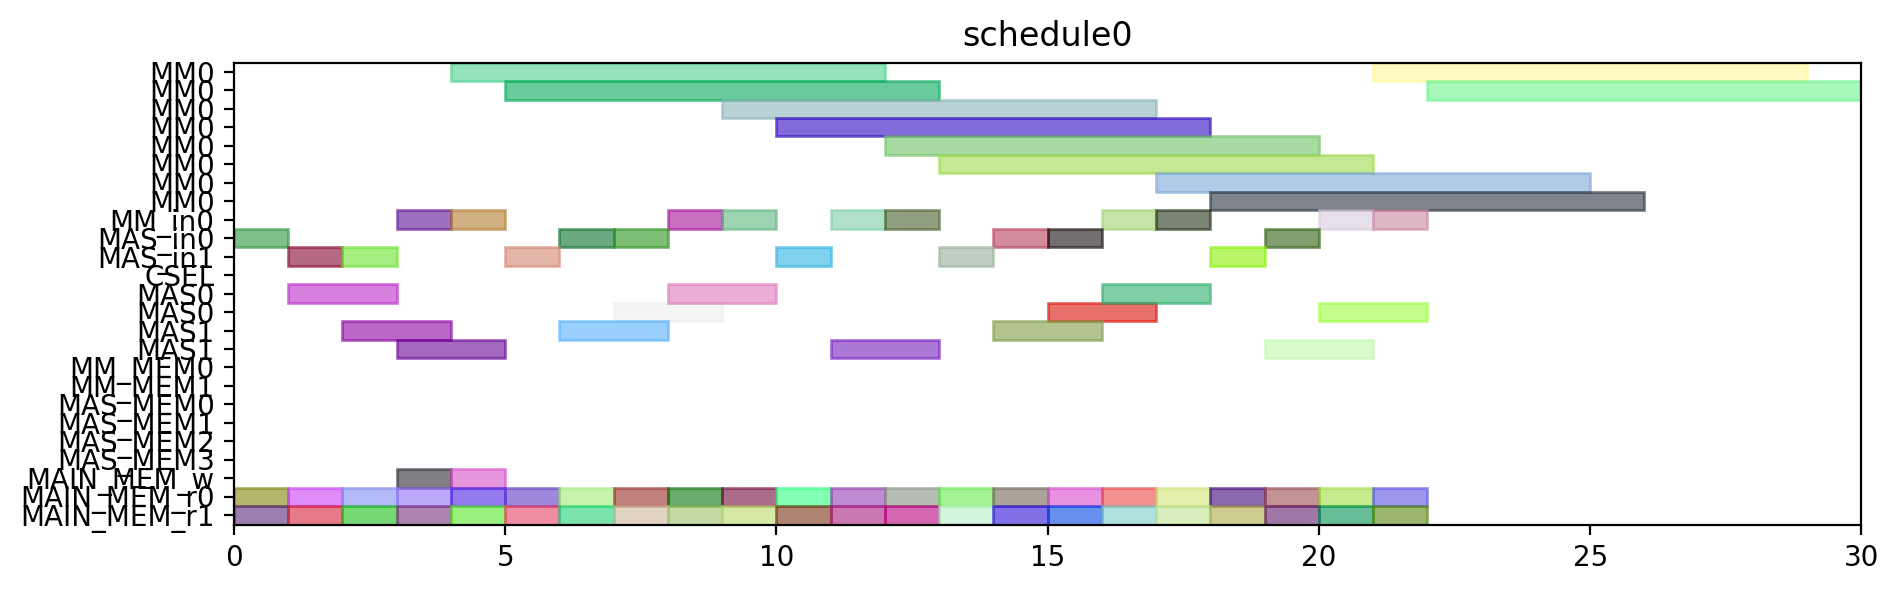

Write the Python code that produced this figure.
from pyschedule import Scenario, solvers, plotters, alt


def solve():
	horizon = 120
	S = Scenario("schedule0", horizon=horizon)

	# resource
	MM = S.Resources('MM', num=1, size=8)
	MM_in = S.Resources('MM_in', num=1)
	MAS_in = S.Resources('MAS_in', num=2)
	CSEL = S.Resource('CSEL')
	MAS = S.Resources('MAS', num=2, size=2, periods=range(1, horizon))
	MM_MEM = S.Resources('MM_MEM', num=2)
	MAS_MEM = S.Resources('MAS_MEM', num=4)
	MAIN_MEM_w = S.Resource('MAIN_MEM_w', size=1)
	MAIN_MEM_r = S.Resources('MAIN_MEM_r', num=2)

	# result of previous scheduling

	# new tasks
	c10_t0 = S.Task('c10_t0', length=8, delay_cost=1)
	c10_t0 += alt(MM)
	c10_t0_in = S.Task('c10_t0_in', length=1, delay_cost=1)
	c10_t0_in += alt(MM_in)
	S += c10_t0_in*MM_in[0]<=c10_t0*MM[0]
	c10_t0_mem0 = S.Task('c10_t0_mem0', length=1, delay_cost=1)
	c10_t0_mem0 += MAIN_MEM_r[0]
	S += c10_t0_mem0 <= c10_t0

	c10_t0_mem1 = S.Task('c10_t0_mem1', length=1, delay_cost=1)
	c10_t0_mem1 += MAIN_MEM_r[1]
	S += c10_t0_mem1 <= c10_t0

	c10_t1 = S.Task('c10_t1', length=8, delay_cost=1)
	c10_t1 += alt(MM)
	c10_t1_in = S.Task('c10_t1_in', length=1, delay_cost=1)
	c10_t1_in += alt(MM_in)
	S += c10_t1_in*MM_in[0]<=c10_t1*MM[0]
	c10_t1_mem0 = S.Task('c10_t1_mem0', length=1, delay_cost=1)
	c10_t1_mem0 += MAIN_MEM_r[0]
	S += c10_t1_mem0 <= c10_t1

	c10_t1_mem1 = S.Task('c10_t1_mem1', length=1, delay_cost=1)
	c10_t1_mem1 += MAIN_MEM_r[1]
	S += c10_t1_mem1 <= c10_t1

	c10_t2 = S.Task('c10_t2', length=2, delay_cost=1)
	c10_t2 += alt(MAS)
	c10_t2_in = S.Task('c10_t2_in', length=1, delay_cost=1)
	c10_t2_in += alt(MAS_in)
	S += c10_t2_in*MAS_in[0]<=c10_t2*MAS[0]

	S += c10_t2_in*MAS_in[1]<=c10_t2*MAS[1]

	c10_t2_mem0 = S.Task('c10_t2_mem0', length=1, delay_cost=1)
	c10_t2_mem0 += MAIN_MEM_r[0]
	S += c10_t2_mem0 <= c10_t2

	c10_t2_mem1 = S.Task('c10_t2_mem1', length=1, delay_cost=1)
	c10_t2_mem1 += MAIN_MEM_r[1]
	S += c10_t2_mem1 <= c10_t2

	c10_t3 = S.Task('c10_t3', length=2, delay_cost=1)
	c10_t3 += alt(MAS)
	c10_t3_in = S.Task('c10_t3_in', length=1, delay_cost=1)
	c10_t3_in += alt(MAS_in)
	S += c10_t3_in*MAS_in[0]<=c10_t3*MAS[0]

	S += c10_t3_in*MAS_in[1]<=c10_t3*MAS[1]

	c10_t3_mem0 = S.Task('c10_t3_mem0', length=1, delay_cost=1)
	c10_t3_mem0 += MAIN_MEM_r[0]
	S += c10_t3_mem0 <= c10_t3

	c10_t3_mem1 = S.Task('c10_t3_mem1', length=1, delay_cost=1)
	c10_t3_mem1 += MAIN_MEM_r[1]
	S += c10_t3_mem1 <= c10_t3

	c20_t0 = S.Task('c20_t0', length=8, delay_cost=1)
	c20_t0 += alt(MM)
	c20_t0_in = S.Task('c20_t0_in', length=1, delay_cost=1)
	c20_t0_in += alt(MM_in)
	S += c20_t0_in*MM_in[0]<=c20_t0*MM[0]
	c20_t0_mem0 = S.Task('c20_t0_mem0', length=1, delay_cost=1)
	c20_t0_mem0 += MAIN_MEM_r[0]
	S += c20_t0_mem0 <= c20_t0

	c20_t0_mem1 = S.Task('c20_t0_mem1', length=1, delay_cost=1)
	c20_t0_mem1 += MAIN_MEM_r[1]
	S += c20_t0_mem1 <= c20_t0

	c20_t1 = S.Task('c20_t1', length=8, delay_cost=1)
	c20_t1 += alt(MM)
	c20_t1_in = S.Task('c20_t1_in', length=1, delay_cost=1)
	c20_t1_in += alt(MM_in)
	S += c20_t1_in*MM_in[0]<=c20_t1*MM[0]
	c20_t1_mem0 = S.Task('c20_t1_mem0', length=1, delay_cost=1)
	c20_t1_mem0 += MAIN_MEM_r[0]
	S += c20_t1_mem0 <= c20_t1

	c20_t1_mem1 = S.Task('c20_t1_mem1', length=1, delay_cost=1)
	c20_t1_mem1 += MAIN_MEM_r[1]
	S += c20_t1_mem1 <= c20_t1

	c20_t2 = S.Task('c20_t2', length=2, delay_cost=1)
	c20_t2 += alt(MAS)
	c20_t2_in = S.Task('c20_t2_in', length=1, delay_cost=1)
	c20_t2_in += alt(MAS_in)
	S += c20_t2_in*MAS_in[0]<=c20_t2*MAS[0]

	S += c20_t2_in*MAS_in[1]<=c20_t2*MAS[1]

	c20_t2_mem0 = S.Task('c20_t2_mem0', length=1, delay_cost=1)
	c20_t2_mem0 += MAIN_MEM_r[0]
	S += c20_t2_mem0 <= c20_t2

	c20_t2_mem1 = S.Task('c20_t2_mem1', length=1, delay_cost=1)
	c20_t2_mem1 += MAIN_MEM_r[1]
	S += c20_t2_mem1 <= c20_t2

	c20_t3 = S.Task('c20_t3', length=2, delay_cost=1)
	c20_t3 += alt(MAS)
	c20_t3_in = S.Task('c20_t3_in', length=1, delay_cost=1)
	c20_t3_in += alt(MAS_in)
	S += c20_t3_in*MAS_in[0]<=c20_t3*MAS[0]

	S += c20_t3_in*MAS_in[1]<=c20_t3*MAS[1]

	c20_t3_mem0 = S.Task('c20_t3_mem0', length=1, delay_cost=1)
	c20_t3_mem0 += MAIN_MEM_r[0]
	S += c20_t3_mem0 <= c20_t3

	c20_t3_mem1 = S.Task('c20_t3_mem1', length=1, delay_cost=1)
	c20_t3_mem1 += MAIN_MEM_r[1]
	S += c20_t3_mem1 <= c20_t3

	c01_t0 = S.Task('c01_t0', length=8, delay_cost=1)
	c01_t0 += alt(MM)
	c01_t0_in = S.Task('c01_t0_in', length=1, delay_cost=1)
	c01_t0_in += alt(MM_in)
	S += c01_t0_in*MM_in[0]<=c01_t0*MM[0]
	c01_t0_mem0 = S.Task('c01_t0_mem0', length=1, delay_cost=1)
	c01_t0_mem0 += MAIN_MEM_r[0]
	S += c01_t0_mem0 <= c01_t0

	c01_t0_mem1 = S.Task('c01_t0_mem1', length=1, delay_cost=1)
	c01_t0_mem1 += MAIN_MEM_r[1]
	S += c01_t0_mem1 <= c01_t0

	c01_t1 = S.Task('c01_t1', length=8, delay_cost=1)
	c01_t1 += alt(MM)
	c01_t1_in = S.Task('c01_t1_in', length=1, delay_cost=1)
	c01_t1_in += alt(MM_in)
	S += c01_t1_in*MM_in[0]<=c01_t1*MM[0]
	c01_t1_mem0 = S.Task('c01_t1_mem0', length=1, delay_cost=1)
	c01_t1_mem0 += MAIN_MEM_r[0]
	S += c01_t1_mem0 <= c01_t1

	c01_t1_mem1 = S.Task('c01_t1_mem1', length=1, delay_cost=1)
	c01_t1_mem1 += MAIN_MEM_r[1]
	S += c01_t1_mem1 <= c01_t1

	c01_t2 = S.Task('c01_t2', length=2, delay_cost=1)
	c01_t2 += alt(MAS)
	c01_t2_in = S.Task('c01_t2_in', length=1, delay_cost=1)
	c01_t2_in += alt(MAS_in)
	S += c01_t2_in*MAS_in[0]<=c01_t2*MAS[0]

	S += c01_t2_in*MAS_in[1]<=c01_t2*MAS[1]

	c01_t2_mem0 = S.Task('c01_t2_mem0', length=1, delay_cost=1)
	c01_t2_mem0 += MAIN_MEM_r[0]
	S += c01_t2_mem0 <= c01_t2

	c01_t2_mem1 = S.Task('c01_t2_mem1', length=1, delay_cost=1)
	c01_t2_mem1 += MAIN_MEM_r[1]
	S += c01_t2_mem1 <= c01_t2

	c01_t3 = S.Task('c01_t3', length=2, delay_cost=1)
	c01_t3 += alt(MAS)
	c01_t3_in = S.Task('c01_t3_in', length=1, delay_cost=1)
	c01_t3_in += alt(MAS_in)
	S += c01_t3_in*MAS_in[0]<=c01_t3*MAS[0]

	S += c01_t3_in*MAS_in[1]<=c01_t3*MAS[1]

	c01_t3_mem0 = S.Task('c01_t3_mem0', length=1, delay_cost=1)
	c01_t3_mem0 += MAIN_MEM_r[0]
	S += c01_t3_mem0 <= c01_t3

	c01_t3_mem1 = S.Task('c01_t3_mem1', length=1, delay_cost=1)
	c01_t3_mem1 += MAIN_MEM_r[1]
	S += c01_t3_mem1 <= c01_t3

	c11_t0 = S.Task('c11_t0', length=8, delay_cost=1)
	c11_t0 += alt(MM)
	c11_t0_in = S.Task('c11_t0_in', length=1, delay_cost=1)
	c11_t0_in += alt(MM_in)
	S += c11_t0_in*MM_in[0]<=c11_t0*MM[0]
	c11_t0_mem0 = S.Task('c11_t0_mem0', length=1, delay_cost=1)
	c11_t0_mem0 += MAIN_MEM_r[0]
	S += c11_t0_mem0 <= c11_t0

	c11_t0_mem1 = S.Task('c11_t0_mem1', length=1, delay_cost=1)
	c11_t0_mem1 += MAIN_MEM_r[1]
	S += c11_t0_mem1 <= c11_t0

	c11_t1 = S.Task('c11_t1', length=8, delay_cost=1)
	c11_t1 += alt(MM)
	c11_t1_in = S.Task('c11_t1_in', length=1, delay_cost=1)
	c11_t1_in += alt(MM_in)
	S += c11_t1_in*MM_in[0]<=c11_t1*MM[0]
	c11_t1_mem0 = S.Task('c11_t1_mem0', length=1, delay_cost=1)
	c11_t1_mem0 += MAIN_MEM_r[0]
	S += c11_t1_mem0 <= c11_t1

	c11_t1_mem1 = S.Task('c11_t1_mem1', length=1, delay_cost=1)
	c11_t1_mem1 += MAIN_MEM_r[1]
	S += c11_t1_mem1 <= c11_t1

	c11_t2 = S.Task('c11_t2', length=2, delay_cost=1)
	c11_t2 += alt(MAS)
	c11_t2_in = S.Task('c11_t2_in', length=1, delay_cost=1)
	c11_t2_in += alt(MAS_in)
	S += c11_t2_in*MAS_in[0]<=c11_t2*MAS[0]

	S += c11_t2_in*MAS_in[1]<=c11_t2*MAS[1]

	c11_t2_mem0 = S.Task('c11_t2_mem0', length=1, delay_cost=1)
	c11_t2_mem0 += MAIN_MEM_r[0]
	S += c11_t2_mem0 <= c11_t2

	c11_t2_mem1 = S.Task('c11_t2_mem1', length=1, delay_cost=1)
	c11_t2_mem1 += MAIN_MEM_r[1]
	S += c11_t2_mem1 <= c11_t2

	c11_t3 = S.Task('c11_t3', length=2, delay_cost=1)
	c11_t3 += alt(MAS)
	c11_t3_in = S.Task('c11_t3_in', length=1, delay_cost=1)
	c11_t3_in += alt(MAS_in)
	S += c11_t3_in*MAS_in[0]<=c11_t3*MAS[0]

	S += c11_t3_in*MAS_in[1]<=c11_t3*MAS[1]

	c11_t3_mem0 = S.Task('c11_t3_mem0', length=1, delay_cost=1)
	c11_t3_mem0 += MAIN_MEM_r[0]
	S += c11_t3_mem0 <= c11_t3

	c11_t3_mem1 = S.Task('c11_t3_mem1', length=1, delay_cost=1)
	c11_t3_mem1 += MAIN_MEM_r[1]
	S += c11_t3_mem1 <= c11_t3

	c21_t0 = S.Task('c21_t0', length=8, delay_cost=1)
	c21_t0 += alt(MM)
	c21_t0_in = S.Task('c21_t0_in', length=1, delay_cost=1)
	c21_t0_in += alt(MM_in)
	S += c21_t0_in*MM_in[0]<=c21_t0*MM[0]
	c21_t0_mem0 = S.Task('c21_t0_mem0', length=1, delay_cost=1)
	c21_t0_mem0 += MAIN_MEM_r[0]
	S += c21_t0_mem0 <= c21_t0

	c21_t0_mem1 = S.Task('c21_t0_mem1', length=1, delay_cost=1)
	c21_t0_mem1 += MAIN_MEM_r[1]
	S += c21_t0_mem1 <= c21_t0

	c21_t1 = S.Task('c21_t1', length=8, delay_cost=1)
	c21_t1 += alt(MM)
	c21_t1_in = S.Task('c21_t1_in', length=1, delay_cost=1)
	c21_t1_in += alt(MM_in)
	S += c21_t1_in*MM_in[0]<=c21_t1*MM[0]
	c21_t1_mem0 = S.Task('c21_t1_mem0', length=1, delay_cost=1)
	c21_t1_mem0 += MAIN_MEM_r[0]
	S += c21_t1_mem0 <= c21_t1

	c21_t1_mem1 = S.Task('c21_t1_mem1', length=1, delay_cost=1)
	c21_t1_mem1 += MAIN_MEM_r[1]
	S += c21_t1_mem1 <= c21_t1

	c21_t2 = S.Task('c21_t2', length=2, delay_cost=1)
	c21_t2 += alt(MAS)
	c21_t2_in = S.Task('c21_t2_in', length=1, delay_cost=1)
	c21_t2_in += alt(MAS_in)
	S += c21_t2_in*MAS_in[0]<=c21_t2*MAS[0]

	S += c21_t2_in*MAS_in[1]<=c21_t2*MAS[1]

	c21_t2_mem0 = S.Task('c21_t2_mem0', length=1, delay_cost=1)
	c21_t2_mem0 += MAIN_MEM_r[0]
	S += c21_t2_mem0 <= c21_t2

	c21_t2_mem1 = S.Task('c21_t2_mem1', length=1, delay_cost=1)
	c21_t2_mem1 += MAIN_MEM_r[1]
	S += c21_t2_mem1 <= c21_t2

	c21_t3 = S.Task('c21_t3', length=2, delay_cost=1)
	c21_t3 += alt(MAS)
	c21_t3_in = S.Task('c21_t3_in', length=1, delay_cost=1)
	c21_t3_in += alt(MAS_in)
	S += c21_t3_in*MAS_in[0]<=c21_t3*MAS[0]

	S += c21_t3_in*MAS_in[1]<=c21_t3*MAS[1]

	c21_t3_mem0 = S.Task('c21_t3_mem0', length=1, delay_cost=1)
	c21_t3_mem0 += MAIN_MEM_r[0]
	S += c21_t3_mem0 <= c21_t3

	c21_t3_mem1 = S.Task('c21_t3_mem1', length=1, delay_cost=1)
	c21_t3_mem1 += MAIN_MEM_r[1]
	S += c21_t3_mem1 <= c21_t3

	c000 = S.Task('c000', length=2, delay_cost=1)
	c000 += alt(MAS)
	c000_in = S.Task('c000_in', length=1, delay_cost=1)
	c000_in += alt(MAS_in)
	S += c000_in*MAS_in[0]<=c000*MAS[0]

	S += c000_in*MAS_in[1]<=c000*MAS[1]

	S += 0<c000

	c000_w = S.Task('c000_w', length=1, delay_cost=1)
	c000_w += alt(MAIN_MEM_w)
	S += c000 <= c000_w

	c000_mem0 = S.Task('c000_mem0', length=1, delay_cost=1)
	c000_mem0 += MAIN_MEM_r[0]
	S += c000_mem0 <= c000

	c000_mem1 = S.Task('c000_mem1', length=1, delay_cost=1)
	c000_mem1 += MAIN_MEM_r[1]
	S += c000_mem1 <= c000

	c001 = S.Task('c001', length=2, delay_cost=1)
	c001 += alt(MAS)
	c001_in = S.Task('c001_in', length=1, delay_cost=1)
	c001_in += alt(MAS_in)
	S += c001_in*MAS_in[0]<=c001*MAS[0]

	S += c001_in*MAS_in[1]<=c001*MAS[1]

	S += 0<c001

	c001_w = S.Task('c001_w', length=1, delay_cost=1)
	c001_w += alt(MAIN_MEM_w)
	S += c001 <= c001_w

	c001_mem0 = S.Task('c001_mem0', length=1, delay_cost=1)
	c001_mem0 += MAIN_MEM_r[0]
	S += c001_mem0 <= c001

	c001_mem1 = S.Task('c001_mem1', length=1, delay_cost=1)
	c001_mem1 += MAIN_MEM_r[1]
	S += c001_mem1 <= c001

	solvers.mip.solve(S,msg=1,kind='CPLEX',ratio_gap=1.01)

	solution = [['hoge']*len(S.solution()[1]) for i in range(len(S.solution()))]
	for i in range(len(S.solution())):
		for j in range(len(S.solution()[i])):
			solution[i][j]=str(S.solution()[i][j])
	print(solution)

	cycles = int(solution[-1][3])

	pic_file_name = "/mnt/rose/usr1/fukuda/ABE/multiRAM_multiMAS_16mux/scheduling_result/stage8MM1_stage2MAS2/FROB/schedule0.png"
	if(S.solution() != []):
		plotters.matplotlib.plot(S,img_filename=pic_file_name, show_task_labels=False, fig_size=(cycles*0.25+3, 3))

	return solution
